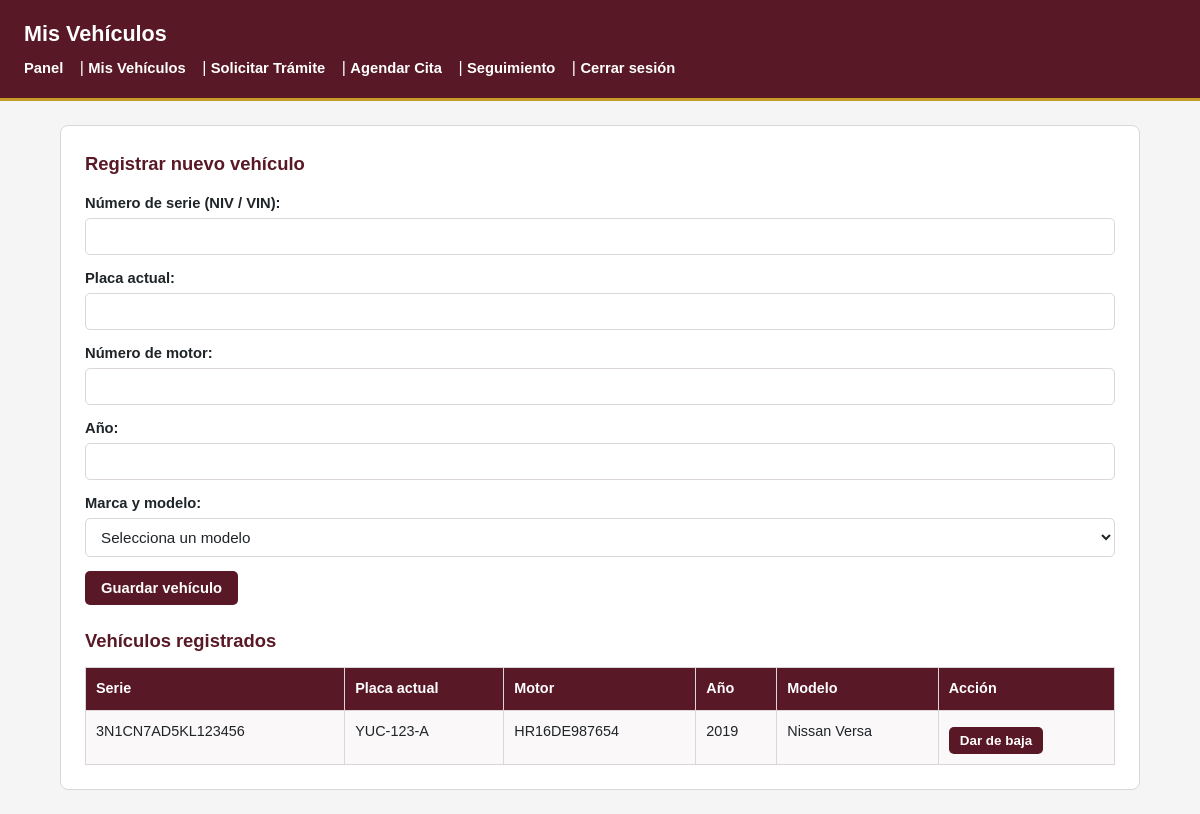
/ciudadano/vehiculos.php (signed in), run on the app's committed database.
### tables this page shows
CREATE TABLE IF NOT EXISTS VEHICULO (
    num_serie VARCHAR(17) PRIMARY KEY,
    placa_actual VARCHAR(15) NOT NULL UNIQUE,
    num_motor VARCHAR(30) NOT NULL UNIQUE,
    anio SMALLINT NOT NULL,
    id_propietario INT NOT NULL,
    id_modelo INT NOT NULL,
    activo TINYINT(1) NOT NULL DEFAULT 1,
    FOREIGN KEY (id_propietario) REFERENCES PROPIETARIO(id_propietario)
        ON UPDATE CASCADE
        ON DELETE RESTRICT,
    FOREIGN KEY (id_modelo) REFERENCES MODELO(id_modelo)
        ON UPDATE CASCADE
        ON DELETE RESTRICT
);

CREATE TABLE IF NOT EXISTS MODELO (
    id_modelo INT AUTO_INCREMENT PRIMARY KEY,
    marca VARCHAR(60) NOT NULL,
    nombre_modelo VARCHAR(80) NOT NULL,
    UNIQUE KEY uk_marca_modelo (marca, nombre_modelo)
);

### ciudadano/vehiculos.php (the view, shortened to what this page needs)
<?php
$pdo = Conexion::obtenerConexion();
$idPropietario = (int) ($_SESSION["id_propietario"] ?? 0);
$stmt = $pdo->prepare(
    "SELECT v.num_serie, v.placa_actual, v.num_motor, v.anio, m.marca, m.nombre_modelo
     FROM VEHICULO AS v
     INNER JOIN MODELO AS m ON m.id_modelo = v.id_modelo
     WHERE v.id_propietario = ? AND v.activo = 1
     ORDER BY v.anio DESC"
);
$stmt->execute([$idPropietario]);
$vehiculos = $stmt->fetchAll();
?>
<!DOCTYPE html>
<html lang="es">
<head>
    <link rel="stylesheet" href="../css/estilos.css">
</head>
<body>
    <header>
        <h1>Mis Vehículos</h1>
        <nav>
            <a href="panel.php">Panel</a> |
            <a href="vehiculos.php">Mis Vehículos</a> |
            <a href="tramites.php">Solicitar Trámite</a> |
            <a href="citas.php">Agendar Cita</a> |
            <a href="seguimiento.php">Seguimiento</a> |
            <a href="../api/logout.php">Cerrar sesión</a>
        </nav>
    </header>
    <main>
        <h2>Registrar nuevo vehículo</h2>
        <form method="POST" action="../api/vehiculo_guardar.php">
            <label for="num_serie">Número de serie (NIV / VIN):</label>
            <input type="text" id="num_serie" name="num_serie" maxlength="17" required>
            <label for="placa_actual">Placa actual:</label>
            <input type="text" id="placa_actual" name="placa_actual" maxlength="15" required>
            <label for="num_motor">Número de motor:</label>
            <input type="text" id="num_motor" name="num_motor" maxlength="30" required>
            <label for="anio">Año:</label>
            <input type="number" id="anio" name="anio" min="1950" max="2027" required>
            <label for="id_modelo">Marca y modelo:</label>
            <select id="id_modelo" name="id_modelo" required>
                <option value="">Selecciona un modelo</option>
            </select>
            <button type="submit">Guardar vehículo</button>
        </form>
        <h2>Vehículos registrados</h2>
        <table border="1" cellpadding="8" cellspacing="0">
            <tr>
                <th>Serie</th>
                <th>Placa actual</th>
                <th>Motor</th>
                <th>Año</th>
                <th>Modelo</th>
                <th>Acción</th>
            </tr>
            <?php foreach ($vehiculos as $v): ?>
                <tr>
                    <td><?= htmlspecialchars($v["num_serie"], ENT_QUOTES, "UTF-8") ?></td>
                    <td><?= htmlspecialchars($v["placa_actual"], ENT_QUOTES, "UTF-8") ?></td>
                    <td><?= htmlspecialchars($v["num_motor"], ENT_QUOTES, "UTF-8") ?></td>
                    <td><?= (int) $v["anio"] ?></td>
                    <td><?= htmlspecialchars($v["marca"] . " " . $v["nombre_modelo"], ENT_QUOTES, "UTF-8") ?></td>
                    <td>
                        <form method="POST" action="../api/vehiculo_eliminar.php" style="display:inline;">
                            <button type="submit">Dar de baja</button>
                        </form>
                    </td>
                </tr>
            <?php endforeach; ?>
        </table>
    </main>
</body>
</html>

### css/estilos.css (style rules this page uses)
:root { --color-primario: #581825; --color-primario-oscuro: #3e1019; --color-acento: #c59b27; --color-fondo: #f6f5f5; --color-superficie: #ffffff; --color-texto: #1f2428; --color-texto-suave: #5c6470; --color-borde: #dcd6d8; --color-exito-bg: #e6f4ea; --color-exito-txt: #1e6b34; --color-error-bg: #fce8e6; --color-error-txt: #a50e0e; }
* { box-sizing: border-box; margin: 0; padding: 0; }
body { font-family: Arial, Helvetica, sans-serif; background-color: var(--color-fondo); color: var(--color-texto); line-height: 1.5; }
header { background-color: var(--color-primario); color: var(--color-superficie); padding: 18px 24px; border-bottom: 3px solid var(--color-acento); }
header h1 { font-size: 1.35rem; margin-bottom: 6px; }
nav a { color: var(--color-superficie); text-decoration: none; font-weight: 600; font-size: 0.92rem; margin-right: 12px; }
main { max-width: 1080px; margin: 24px auto; padding: 24px; background-color: var(--color-superficie); border: 1px solid var(--color-borde); border-radius: 8px; }
h2 { color: var(--color-primario); font-size: 1.15rem; margin: 18px 0 12px; }
h2:first-child { margin-top: 0; }
form { margin: 14px 0 22px; }
label { display: block; font-weight: 600; font-size: 0.92rem; margin-top: 12px; margin-bottom: 4px; }
input[type="text"], input[type="email"], input[type="password"], input[type="number"], input[type="date"], input[type="time"], select { width: 100%; padding: 9px 11px; border: 1px solid var(--color-borde); border-radius: 5px; font-size: 0.95rem; color: var(--color-texto); background-color: var(--color-superficie); }
button { margin-top: 14px; padding: 9px 16px; background-color: var(--color-primario); color: var(--color-superficie); border: none; border-radius: 5px; font-size: 0.92rem; font-weight: 600; cursor: pointer; }
a { color: var(--color-primario); }
table { width: 100%; border-collapse: collapse; margin-top: 12px; font-size: 0.9rem; }
th, td { padding: 10px; border: 1px solid var(--color-borde); text-align: left; vertical-align: top; }
th { background-color: var(--color-primario); color: var(--color-superficie); }
tr:nth-child(even) td { background-color: #faf8f9; }
table form { margin: 0; }
table button { margin-top: 6px; padding: 6px 11px; font-size: 0.84rem; }

### data on the page
vehiculo: num_serie "3N1CN7AD5KL123456", placa_actual "YUC-123-A", num_motor "HR16DE987654", anio "2019", id_modelo.nombre_modelo "Nissan Versa"
